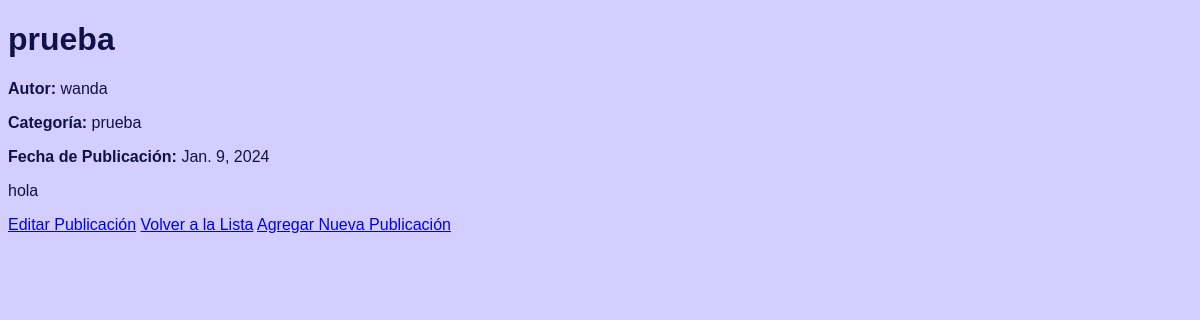
The page /publicacion/1/ on the database as committed earlier.
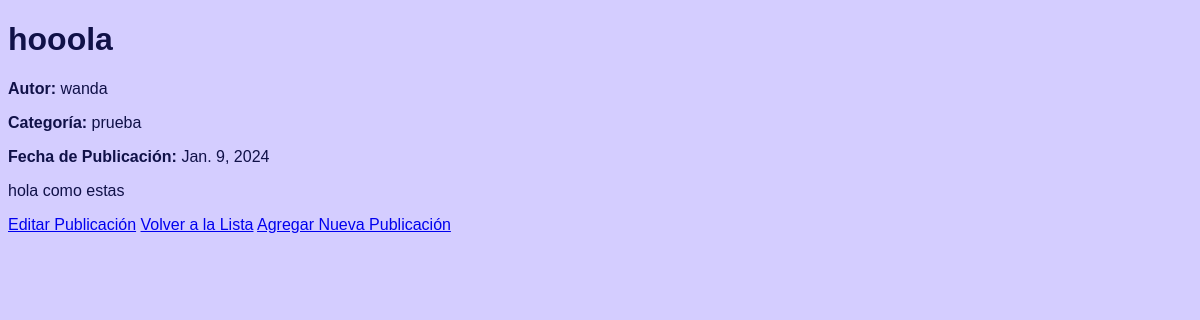
The same page on the database as committed later.
### blog/models.py (models this page shows, shortened)
class Publicacion(models.Model):
    titulo = models.CharField(max_length=200)
    contenido = models.TextField()
    fecha_publicacion = models.DateField()
    categoria = models.CharField(max_length=100)
    autor = models.CharField(max_length=100)

### blog/views.py (the view)
# urls.py: path('publicacion/<int:pk>/', views.detalle_publicacion, name='detalle_publicacion'),
def detalle_publicacion(request, pk):
    publicacion = get_object_or_404(Publicacion, pk=pk)
    return render(request, 'blog/detalle_publicacion.html', {'publicacion': publicacion})

### blog/templates/blog/detalle_publicacion.html (shortened to what this page needs)
<!DOCTYPE html>
<html>
<head>
</head>
<body>
    <h1>{{ publicacion.titulo }}</h1>
    <p><strong>Autor:</strong> {{ publicacion.autor }}</p>
    <p><strong>Categoría:</strong> {{ publicacion.categoria }}</p>
    <p><strong>Fecha de Publicación:</strong> {{ publicacion.fecha_publicacion }}</p>
    <p>{{ publicacion.contenido }}</p>
    <div class="action-links">
        <a href="{% url 'editar_publicacion' publicacion.pk %}">Editar Publicación</a>
        <a href="{% url 'lista_publicaciones' %}">Volver a la Lista</a>
        <a href="{% url 'agregar_publicacion' %}">Agregar Nueva Publicación</a>
    </div>
</body>
</html>

Rows that differ between the two databases and show on the page:
changed Publicacion "wanda": titulo "prueba" → "hooola"; contenido "hola" → "hola como estas"
